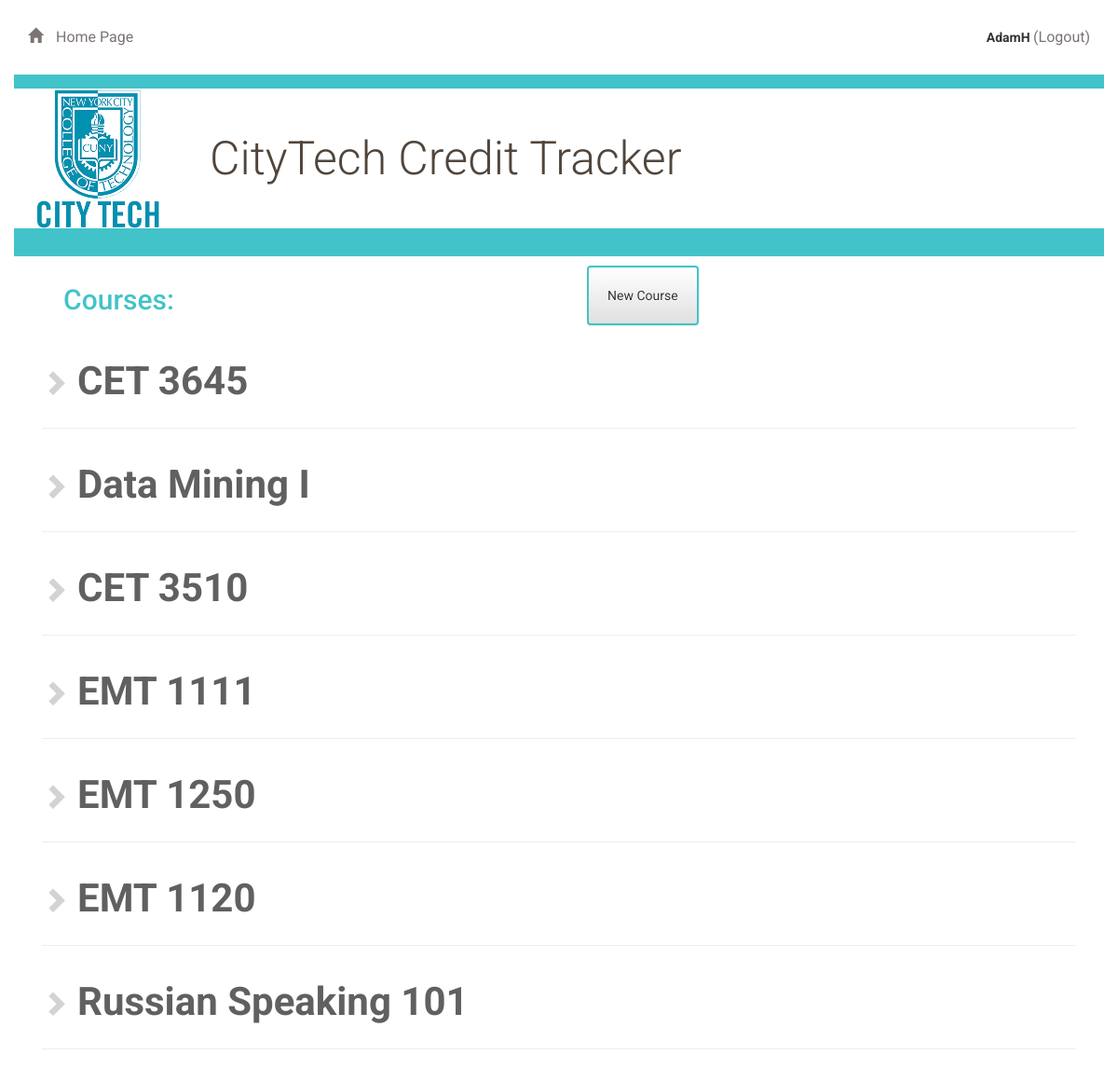
Screenshot of /courses (signed in) with the database file from the repository.
### app/models.py (models this page shows, shortened)
class User(UserMixin, db.Model):
    __tablename__ = 'user'
    id = db.Column(db.Integer, primary_key=True)
    first_name = db.Column(db.String(64))
    middle_name = db.Column(db.String(64))
    last_name = db.Column(db.String(120))
    email = db.Column(db.String(120), index=True, unique=True)
    username = db.Column(db.String(64), index=True, unique=True)
    password_hash = db.Column(db.String(128))
    role_id = db.Column(db.Integer, db.ForeignKey('role.id'))
    advisor_id = db.Column(db.Integer, db.ForeignKey('user.id'))  # Advisor ID
    advisees = db.relationship('User', backref=db.backref('advisor', remote_side=[id]))

class Courses(db.Model):
    id = db.Column(db.Integer, primary_key=True)
    parent_id = db.Column(db.Integer, db.ForeignKey('courses.id'))
    name = db.Column(db.String(50), nullable=False)
    code = db.Column(db.String(8), nullable=False)
    credits = db.Column(db.Integer, nullable=False)
    dept_id = db.Column(db.Integer, db.ForeignKey('departments.id'))
    progs_id = db.Column(db.Integer, db.ForeignKey('programs.id'))
    prereqs = db.relationship(
        'Courses', secondary=prereq,
        primaryjoin=(prereq.c.course_id == id),
        secondaryjoin=(prereq.c.prereq_id == id),
        backref=db.backref('prereq', lazy='dynamic'), lazy='dynamic')
    coreqs = db.relationship(
        'Courses', secondary=coreq,
        primaryjoin=(coreq.c.course_id == id),
        secondaryjoin=(coreq.c.coreq_id == id),
        backref=db.backref('coreq', lazy='dynamic'), lazy='dynamic')

### app/routes.py (the view)
@app.route('/courses')
def courseDashboard():
    courses = Courses.query.order_by(Courses.dept_id).all()
    return render_template('course_dashboard.html', courses = courses)

### app/models.py (called while the page is built)
@login.user_loader
def load_user(id):
    return User.query.get(int(id))

### app/templates/course_dashboard.html (shortened to what this page needs)
{% extends "base.html" %}
{% block content %}
{% include "header.html" %}
	<div class="row divider blue">
		<div class="col-md-12"></div>
	</div>
	<div class="container padding-top padding-bottom">
		<div class="col-md-6 col-xs-6"><section class="detail-dash-title"><h2>Courses:</h2></section></div>
		<div class="col-md-6 col-xs-6">
			<a href="{{ url_for('createCourseForm') }}" >
				<button class="btn btn-default button-dept">
					  New Course
				</button>
			</a>
		</div>
	</div>
	<div class="col-md-12 padding-top">
			{% if courses %}
				{% for course in courses %}
					<a href = "{{ url_for('courseDetail', course_id = course.id)}}">
						<div class="padding-top ">
							<i class="glyphicon glyphicon-chevron-right" ></i><span class="dept-dash-names">{{course.name}}</span>
							<hr />
						</div>
					</a>
				{% endfor %}
			{% else %}
				<h3>Currently they're no Courses created. Please click on create Courses. </h3>
			{% endif %}
	</div>
{% endblock %}

### app/templates/header.html (shortened to what this page needs)
<div class="row top-menu">
	<div class="col-md-6 col-xs-6">
		<a href="{{url_for('creditDashboard')}}">
			<span class="glyphicon glyphicon-home" aria-hidden="true"></span> Home Page
		</a>
	</div>
	<div class="col-md-6 col-xs-6">
		<div class="login">
			{% if current_user.is_anonymous %}
			<a href="{{url_for('login')}}" >
			  <span class="glyphicons glyphicons-parents" aria-hidden="true" ></span> Login
			</a>
			|
			<a href="{{url_for('userSignup')}}" >
			  <span class="glyphicons glyphicons-parents" aria-hidden="true" ></span> Signup
			</a>
			{% else %}
				<span>
						{{current_user.username}}
				</span>
			  <a href="{{url_for('logout')}}" >
			     (Logout)
			  </a>
			{% endif %}
		</div>
	</div>
</div>
<div>
	<div class="row divider blue">
		<div class="col-md-12"></div>
	</div>
	<div class="row banner main">
		<div class="col-md-2 col-xs-5 citytech-logo"><img src="/static/citytech_logo.png" alt="CityTech Logo" height='150px'></div>
		<div class="col-md-10 col-xs-7 ">
			<h1 class="header-title">CityTech Credit Tracker</h1>
		</div>
	</div>
	<div class="row divider blue">
		<div class="col-md-12"></div>
	</div>
</div>

### app/static/styles.css (style rules this page uses)
* { font-family: "Helvetica Neue Bold", Roboto, Helvetica, Arial, sans-serif; font-weight: 700; }
h1 { font-family: "Helvetica Neue Light", Roboto, Helvetica, Arial, sans-serif; font-size: 50px; color: #51453B; line-height: 60px; font-weight: 300; }
section { float: right; margin: 0 1.5%; margin-right: 50%; }
.padding-top { padding-top: 10px; }
.padding-bottom { padding-bottom: 10px; }
.glyphicon-chevron-right { color: #D3D3D3 !important; font-size: 2em; }
.dept-dash-names { font-size: 3em; color: #606060; }
.detail-dash-title { display: inline-block; float: left; color: #42C3C9; font-weight: 400; }
.btn { padding: 20px; margin: 0; border-color: #42C3C9; border-width: 2px; text-decoration: none; }
.glyphicon { margin-right: 10px; }
.top-menu { padding-top: 30px; padding-bottom: 30px; }
.top-menu a { margin-bottom: 0; line-height: 16px; font-size: 16px; color: #7B7573; font-weight: 400; }
.divider { height: 15px; }
.divider.blue { background-color: #42C3C9; }
.banner.main { height: 150px; background-position: right; background-repeat: no-repeat; background-size: cover; word-wrap: break-word; }
.banner h1 { margin: 45px 0; }
.login { position: relative; float: right; margin-right: 0; }

### rows the page displays
User: username "AdamH"
Courses: name "CET 3645"
Courses: name "Data Mining I"
Courses: name "CET 3510"
Courses: name "EMT 1111"
Courses: name "EMT 1250"
Courses: name "EMT 1120"
Courses: name "Russian Speaking 101"
